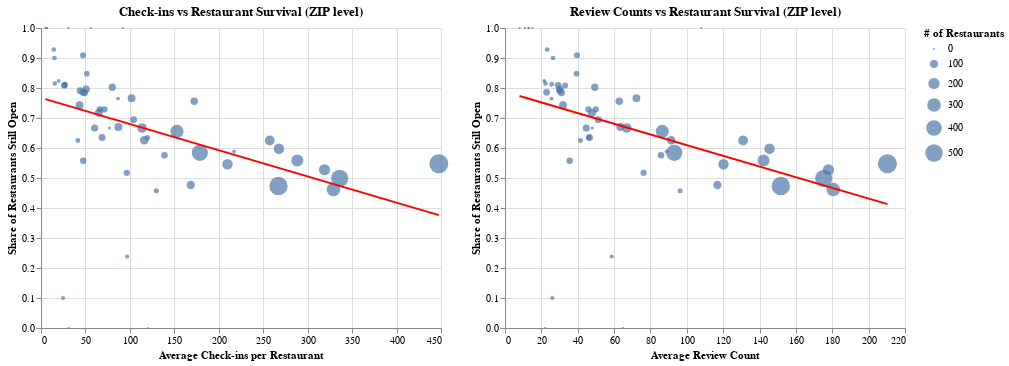

The notebook cell saved with this chart:
### Markdown cell above
### **Visualization 4: Check-ins & Review Counts vs Restaurant Survival**

### Check-ins (Customer Activity) vs Restaurant Survival

Check-ins are a proxy for customer foot traffic. If foot traffic helped restaurants survive, we would expect a positive relationship. Instead, the scatterplot shows a slight downward trend as average check-ins increase. The fitted regression line confirms this:

```
pct_open = -0.0009 * check-ins + 0.7673
```


The correlation is modest and negative (r = –0.388). This suggests that ZIPs with higher check-in activity did not necessarily have higher restaurant survival. Some high-activity areas actually have lower survival rates.

### Review Counts (Customer Engagement) vs Restaurant Survival


Review counts reflect how many customers interact with a restaurant on Yelp. Like the check-in results, the scatterplot for reviews shows no upward pattern. The regression slope is again negative:

```
pct_open = -0.0018 * reviews + 0.7878
```


The correlation is similar in size (r = –0.393). This means that ZIPs where restaurants receive more reviews do not show higher survival rates. Higher engagement at the ZIP level does not reliably translate into better outcomes.

### Code cell
import altair as alt
import numpy as np

# ---------- Check-ins ----------
checkins_scatter = (
    alt.Chart(zip_summary)
      .mark_circle()
      .encode(
          x=alt.X('avg_checkins:Q', title='Average Check-ins per Restaurant'),
          y=alt.Y('pct_open:Q', title='Share of Restaurants Still Open'),
          size=alt.Size('n_businesses:Q', title='# of Restaurants'),
          tooltip=['postal_code:N','avg_checkins:Q','pct_open:Q','n_businesses:Q']
      )
)

checkins_line = (
    alt.Chart(zip_summary)
      .transform_regression('avg_checkins', 'pct_open')
      .mark_line(color='red', size=2)
      .encode(
          x='avg_checkins:Q',
          y='pct_open:Q'
      )
)

checkins_chart = (checkins_scatter + checkins_line).properties(
    title='Check-ins vs Restaurant Survival (ZIP level)',
    width=400, height=300
)

# ---------- Reviews ----------
reviews_scatter = (
    alt.Chart(zip_summary)
      .mark_circle()
      .encode(
          x=alt.X('avg_reviews:Q', title='Average Review Count'),
          y=alt.Y('pct_open:Q', title='Share of Restaurants Still Open'),
          size=alt.Size('n_businesses:Q', title='# of Restaurants'),
          tooltip=['postal_code:N','avg_reviews:Q','pct_open:Q','n_businesses:Q']
      )
)

reviews_line = (
    alt.Chart(zip_summary)
      .transform_regression('avg_reviews', 'pct_open')
      .mark_line(color='red', size=2)
      .encode(
          x='avg_reviews:Q',
          y='pct_open:Q'
      )
)

reviews_chart = (reviews_scatter + reviews_line).properties(
    title='Review Counts vs Restaurant Survival (ZIP level)',
    width=400, height=300
)

# Side by side
checkins_chart | reviews_chart

### Figure 1 — Vega-Lite specification as saved in the notebook (floating-point values rounded to 4 significant figures)
{"config": {"view": {"continuousWidth": 300, "continuousHeight": 300}}, "hconcat": [{"layer": [{"mark": {"type": "circle"}, "encoding": {"size": {"field": "n_businesses", "title": "# of Restaurants", "type": "quantitative"}, "tooltip": [{"field": "postal_code", "type": "nominal"}, {"field": "avg_checkins", "type": "quantitative"}, {"field": "pct_open", "type": "quantitative"}, {"field": "n_businesses", "type": "quantitative"}], "x": {"field": "avg_checkins", "title": "Average Check-ins per Restaurant", "type": "quantitative"}, "y": {"field": "pct_open", "title": "Share of Restaurants Still Open", "type": "quantitative"}}}, {"mark": {"type": "line", "color": "red", "size": 2}, "encoding": {"x": {"field": "avg_checkins", "type": "quantitative"}, "y": {"field": "pct_open", "type": "quantitative"}}, "transform": [{"on": "avg_checkins", "regression": "pct_open"}]}], "height": 300, "title": "Check-ins vs Restaurant Survival (ZIP level)", "width": 400}, {"layer": [{"mark": {"type": "circle"}, "encoding": {"size": {"field": "n_businesses", "title": "# of Restaurants", "type": "quantitative"}, "tooltip": [{"field": "postal_code", "type": "nominal"}, {"field": "avg_reviews", "type": "quantitative"}, {"field": "pct_open", "type": "quantitative"}, {"field": "n_businesses", "type": "quantitative"}], "x": {"field": "avg_reviews", "title": "Average Review Count", "type": "quantitative"}, "y": {"field": "pct_open", "title": "Share of Restaurants Still Open", "type": "quantitative"}}}, {"mark": {"type": "line", "color": "red", "size": 2}, "encoding": {"x": {"field": "avg_reviews", "type": "quantitative"}, "y": {"field": "pct_open", "type": "quantitative"}}, "transform": [{"on": "avg_reviews", "regression": "pct_open"}]}], "height": 300, "title": "Review Counts vs Restaurant Survival (ZIP level)", "width": 400}], "data": {"name": "data-cd82af2a0aa9bc5490db6f2091462bc0"}, "$schema": "https://vega.github.io/schema/vega-lite/v5.20.1.json", "datasets": {"data-cd82af2a0aa9bc5490db6f2091462bc0": [{"postal_code": "00000", "n_businesses": 1, "pct_open": 0.0, "avg_stars": 4.0, "avg_reviews": 22.0, "avg_checkins": 31.0, "avg_tips": 0.0, "avg_comps": 0.0, "median_income": 80470.0}, {"postal_code": "19019", "n_businesses": 2, "pct_open": 1.0, "avg_stars": 4.0, "avg_reviews": 13.0, "avg_checkins": 5.0, "avg_tips": 1.0, "avg_comps": 0.0, "median_income": 80470.0}, {"postal_code": "19087", "n_businesses": 1, "pct_open": 1.0, "avg_stars": 3.5, "avg_reviews": 15.0, "avg_checkins": 6.0, "avg_tips": 2.0, "avg_comps": 0.0, "median_income": 165500.0}, {"postal_code": "19092", "n_businesses": 1, "pct_open": 1.0, "avg_stars": 3.5, "avg_reviews": 8.0, "avg_checkins": 7.0, "avg_tips": 1.0, "avg_comps": 0.0, "median_income": 80470.0}, {"postal_code": "19101", "n_businesses": 1, "pct_open": 1.0, "avg_stars": 3.5, "avg_reviews": 13.0, "avg_checkins": 92.0, "avg_tips": 6.0, "avg_comps": 0.0, "median_income": 80470.0}, {"postal_code": "19102", "n_businesses": 199, "pct_open": 0.5276, "avg_stars": 3.417, "avg_reviews": 177.9, "avg_checkins": 318.9, "avg_tips": 20.23, "avg_comps": 0.008511, "median_income": 114800.0}, {"postal_code": "19103", "n_businesses": 481, "pct_open": 0.499, "avg_stars": 3.658, "avg_reviews": 175.3, "avg_checkins": 336.0, "avg_tips": 19.89, "avg_comps": 0.01107, "median_income": 97940.0}, {"postal_code": "19104", "n_businesses": 423, "pct_open": 0.5839, "avg_stars": 3.511, "avg_reviews": 93.09, "avg_checkins": 178.7, "avg_tips": 12.05, "avg_comps": 0.01443, "median_income": 39530.0}, {"postal_code": "19106", "n_businesses": 301, "pct_open": 0.4618, "avg_stars": 3.615, "avg_reviews": 180.6, "avg_checkins": 329.0, "avg_tips": 20.81, "avg_comps": 0.01291, "median_income": 129800.0}, {"postal_code": "19107", "n_businesses": 590, "pct_open": 0.5475, "avg_stars": 3.669, "avg_reviews": 210.3, "avg_checkins": 447.6, "avg_tips": 26.04, "avg_comps": 0.0128, "median_income": 70380.0}, {"postal_code": "19111", "n_businesses": 74, "pct_open": 0.7838, "avg_stars": 3.236, "avg_reviews": 31.05, "avg_checkins": 48.97, "avg_tips": 5.027, "avg_comps": 0.02223, "median_income": 60440.0}, {"postal_code": "19112", "n_businesses": 9, "pct_open": 0.6667, "avg_stars": 3.444, "avg_reviews": 48.0, "avg_checkins": 77.0, "avg_tips": 5.667, "avg_comps": 0.0, "median_income": 80470.0}, {"postal_code": "19113", "n_businesses": 2, "pct_open": 1.0, "avg_stars": 2.25, "avg_reviews": 11.0, "avg_checkins": 31.0, "avg_tips": 1.5, "avg_comps": 0.0, "median_income": 80470.0}, {"postal_code": "19114", "n_businesses": 81, "pct_open": 0.8025, "avg_stars": 3.241, "avg_reviews": 49.36, "avg_checkins": 80.22, "avg_tips": 8.494, "avg_comps": 0.005296, "median_income": 76080.0}, {"postal_code": "19115", "n_businesses": 78, "pct_open": 0.6667, "avg_stars": 3.359, "avg_reviews": 44.72, "avg_checkins": 60.4, "avg_tips": 9.038, "avg_comps": 0.0226, "median_income": 70390.0}, {"postal_code": "19116", "n_businesses": 72, "pct_open": 0.6944, "avg_stars": 3.479, "avg_reviews": 51.26, "avg_checkins": 104.1, "avg_tips": 10.44, "avg_comps": 0.04127, "median_income": 67560.0}, {"postal_code": "19118", "n_businesses": 66, "pct_open": 0.5758, "avg_stars": 3.682, "avg_reviews": 85.82, "avg_checkins": 138.9, "avg_tips": 11.08, "avg_comps": 0.00138, "median_income": 105700.0}, {"postal_code": "19119", "n_businesses": 58, "pct_open": 0.5172, "avg_stars": 3.621, "avg_reviews": 76.24, "avg_checkins": 96.43, "avg_tips": 11.02, "avg_comps": 0.02219, "median_income": 81610.0}, {"postal_code": "19120", "n_businesses": 88, "pct_open": 0.7955, "avg_stars": 3.358, "avg_reviews": 30.17, "avg_checkins": 50.76, "avg_tips": 5.205, "avg_comps": 0.01008, "median_income": 51990.0}, {"postal_code": "19121", "n_businesses": 61, "pct_open": 0.5574, "avg_stars": 3.205, "avg_reviews": 35.56, "avg_checkins": 47.54, "avg_tips": 4.787, "avg_comps": 0.005941, "median_income": 36210.0}, {"postal_code": "19122", "n_businesses": 103, "pct_open": 0.6699, "avg_stars": 3.816, "avg_reviews": 63.49, "avg_checkins": 87.01, "avg_tips": 7.553, "avg_comps": 0.0143, "median_income": 57780.0}, {"postal_code": "19123", "n_businesses": 231, "pct_open": 0.5584, "avg_stars": 3.688, "avg_reviews": 142.2, "avg_checkins": 288.3, "avg_tips": 21.03, "avg_comps": 0.005902, "median_income": 95870.0}, {"postal_code": "19124", "n_businesses": 70, "pct_open": 0.7857, "avg_stars": 3.107, "avg_reviews": 22.86, "avg_checkins": 46.93, "avg_tips": 4.7, "avg_comps": 0.005595, "median_income": 46100.0}, {"postal_code": "19125", "n_businesses": 152, "pct_open": 0.625, "avg_stars": 3.882, "avg_reviews": 131.0, "avg_checkins": 257.4, "avg_tips": 18.2, "avg_comps": 0.01016, "median_income": 110800.0}, {"postal_code": "19126", "n_businesses": 17, "pct_open": 0.5882, "avg_stars": 3.618, "avg_reviews": 88.88, "avg_checkins": 217.2, "avg_tips": 17.18, "avg_comps": 0.001233, "median_income": 52850.0}, {"postal_code": "19127", "n_businesses": 107, "pct_open": 0.4766, "avg_stars": 3.612, "avg_reviews": 116.8, "avg_checkins": 168.5, "avg_tips": 14.07, "avg_comps": 0.003527, "median_income": 99790.0}, {"postal_code": "19128", "n_businesses": 115, "pct_open": 0.6261, "avg_stars": 3.522, "avg_reviews": 91.42, "avg_checkins": 116.1, "avg_tips": 15.16, "avg_comps": 0.007134, "median_income": 89640.0}, {"postal_code": "19129", "n_businesses": 35, "pct_open": 0.4571, "avg_stars": 3.557, "avg_reviews": 96.31, "avg_checkins": 129.8, "avg_tips": 14.0, "avg_comps": 0.02423, "median_income": 77220.0}, {"postal_code": "19130", "n_businesses": 174, "pct_open": 0.5977, "avg_stars": 3.704, "avg_reviews": 145.5, "avg_checkins": 267.7, "avg_tips": 19.07, "avg_comps": 0.01065, "median_income": 110400.0}, {"postal_code": "19131", "n_businesses": 74, "pct_open": 0.6351, "avg_stars": 2.939, "avg_reviews": 46.47, "avg_checkins": 68.7, "avg_tips": 7.216, "avg_comps": 0.00705, "median_income": 46060.0}, {"postal_code": "19132", "n_businesses": 30, "pct_open": 0.9, "avg_stars": 3.2, "avg_reviews": 26.37, "avg_checkins": 15.17, "avg_tips": 3.467, "avg_comps": 0.0, "median_income": 30970.0}, {"postal_code": "19133", "n_businesses": 17, "pct_open": 0.8235, "avg_stars": 3.235, "avg_reviews": 21.59, "avg_checkins": 19.94, "avg_tips": 3.941, "avg_comps": 0.0, "median_income": 31760.0}, {"postal_code": "19134", "n_businesses": 97, "pct_open": 0.7423, "avg_stars": 3.485, "avg_reviews": 31.93, "avg_checkins": 43.38, "avg_tips": 5.608, "avg_comps": 0.01119, "median_income": 41850.0}, {"postal_code": "19135", "n_businesses": 67, "pct_open": 0.791, "avg_stars": 3.313, "avg_reviews": 30.03, "avg_checkins": 43.88, "avg_tips": 5.776, "avg_comps": 0.003166, "median_income": 51820.0}, {"postal_code": "19136", "n_businesses": 59, "pct_open": 0.7288, "avg_stars": 3.339, "avg_reviews": 45.86, "avg_checkins": 66.2, "avg_tips": 8.525, "avg_comps": 0.0142, "median_income": 65500.0}, {"postal_code": "19137", "n_businesses": 17, "pct_open": 0.7647, "avg_stars": 3.235, "avg_reviews": 25.53, "avg_checkins": 86.65, "avg_tips": 5.765, "avg_comps": 0.0, "median_income": 64400.0}, {"postal_code": "19138", "n_businesses": 32, "pct_open": 0.625, "avg_stars": 3.078, "avg_reviews": 41.5, "avg_checkins": 41.44, "avg_tips": 7.031, "avg_comps": 0.001563, "median_income": 51590.0}, {"postal_code": "19139", "n_businesses": 46, "pct_open": 0.8478, "avg_stars": 3.261, "avg_reviews": 39.37, "avg_checkins": 51.59, "avg_tips": 7.0, "avg_comps": 0.011, "median_income": 38700.0}, {"postal_code": "19140", "n_businesses": 55, "pct_open": 0.9091, "avg_stars": 3.309, "avg_reviews": 39.58, "avg_checkins": 47.35, "avg_tips": 6.364, "avg_comps": 0.01683, "median_income": 33150.0}, {"postal_code": "19141", "n_businesses": 27, "pct_open": 0.8148, "avg_stars": 2.907, "avg_reviews": 22.3, "avg_checkins": 15.56, "avg_tips": 3.185, "avg_comps": 0.001481, "median_income": 42460.0}, {"postal_code": "19142", "n_businesses": 28, "pct_open": 0.9286, "avg_stars": 3.357, "avg_reviews": 23.18, "avg_checkins": 14.39, "avg_tips": 3.464, "avg_comps": 0.003571, "median_income": 42810.0}, {"postal_code": "19143", "n_businesses": 94, "pct_open": 0.766, "avg_stars": 3.702, "avg_reviews": 72.29, "avg_checkins": 101.9, "avg_tips": 9.713, "avg_comps": 0.01429, "median_income": 47960.0}, {"postal_code": "19144", "n_businesses": 63, "pct_open": 0.8095, "avg_stars": 3.23, "avg_reviews": 29.24, "avg_checkins": 26.24, "avg_tips": 3.794, "avg_comps": 0.003576, "median_income": 45730.0}, {"postal_code": "19145", "n_businesses": 144, "pct_open": 0.6667, "avg_stars": 3.76, "avg_reviews": 66.99, "avg_checkins": 113.7, "avg_tips": 11.55, "avg_comps": 0.007851, "median_income": 70370.0}, {"postal_code": "19146", "n_businesses": 174, "pct_open": 0.546, "avg_stars": 3.727, "avg_reviews": 120.2, "avg_checkins": 209.8, "avg_tips": 13.91, "avg_comps": 0.006598, "median_income": 99700.0}, {"postal_code": "19147", "n_businesses": 549, "pct_open": 0.4736, "avg_stars": 3.852, "avg_reviews": 151.7, "avg_checkins": 267.2, "avg_tips": 19.48, "avg_comps": 0.01208, "median_income": 104200.0}, {"postal_code": "19148", "n_businesses": 276, "pct_open": 0.6558, "avg_stars": 3.696, "avg_reviews": 86.5, "avg_checkins": 153.0, "avg_tips": 11.82, "avg_comps": 0.01127, "median_income": 80470.0}, {"postal_code": "19149", "n_businesses": 106, "pct_open": 0.717, "avg_stars": 3.316, "avg_reviews": 47.79, "avg_checkins": 65.21, "avg_tips": 8.208, "avg_comps": 0.01852, "median_income": 54680.0}, {"postal_code": "19150", "n_businesses": 32, "pct_open": 0.8125, "avg_stars": 2.938, "avg_reviews": 25.69, "avg_checkins": 27.16, "avg_tips": 4.094, "avg_comps": 0.0, "median_income": 61260.0}, {"postal_code": "19151", "n_businesses": 47, "pct_open": 0.8085, "avg_stars": 3.096, "avg_reviews": 33.11, "avg_checkins": 26.55, "avg_tips": 5.021, "avg_comps": 0.009963, "median_income": 58050.0}, {"postal_code": "19152", "n_businesses": 59, "pct_open": 0.7288, "avg_stars": 3.398, "avg_reviews": 50.0, "avg_checkins": 71.46, "avg_tips": 11.05, "avg_comps": 0.01858, "median_income": 57970.0}, {"postal_code": "19153", "n_businesses": 86, "pct_open": 0.7558, "avg_stars": 2.762, "avg_reviews": 62.83, "avg_checkins": 172.3, "avg_tips": 11.7, "avg_comps": 0.004978, "median_income": 53430.0}, {"postal_code": "19154", "n_businesses": 41, "pct_open": 0.6341, "avg_stars": 2.927, "avg_reviews": 46.1, "avg_checkins": 119.8, "avg_tips": 9.317, "avg_comps": 0.01253, "median_income": 93480.0}, {"postal_code": "19155", "n_businesses": 1, "pct_open": 1.0, "avg_stars": 3.5, "avg_reviews": 108.0, "avg_checkins": 56.0, "avg_tips": 1.0, "avg_comps": 0.0, "median_income": 80470.0}, {"postal_code": "19176", "n_businesses": 21, "pct_open": 0.2381, "avg_stars": 3.381, "avg_reviews": 58.67, "avg_checkins": 97.0, "avg_tips": 8.476, "avg_comps": 0.003175, "median_income": 80470.0}, {"postal_code": "19195", "n_businesses": 20, "pct_open": 0.1, "avg_stars": 3.525, "avg_reviews": 25.95, "avg_checkins": 24.8, "avg_tips": 2.9, "avg_comps": 0.0, "median_income": 80470.0}, {"postal_code": "19454", "n_businesses": 1, "pct_open": 0.0, "avg_stars": 3.0, "avg_reviews": 65.0, "avg_checkins": 120.0, "avg_tips": 12.0, "avg_comps": 0.08333, "median_income": 114300.0}]}}
